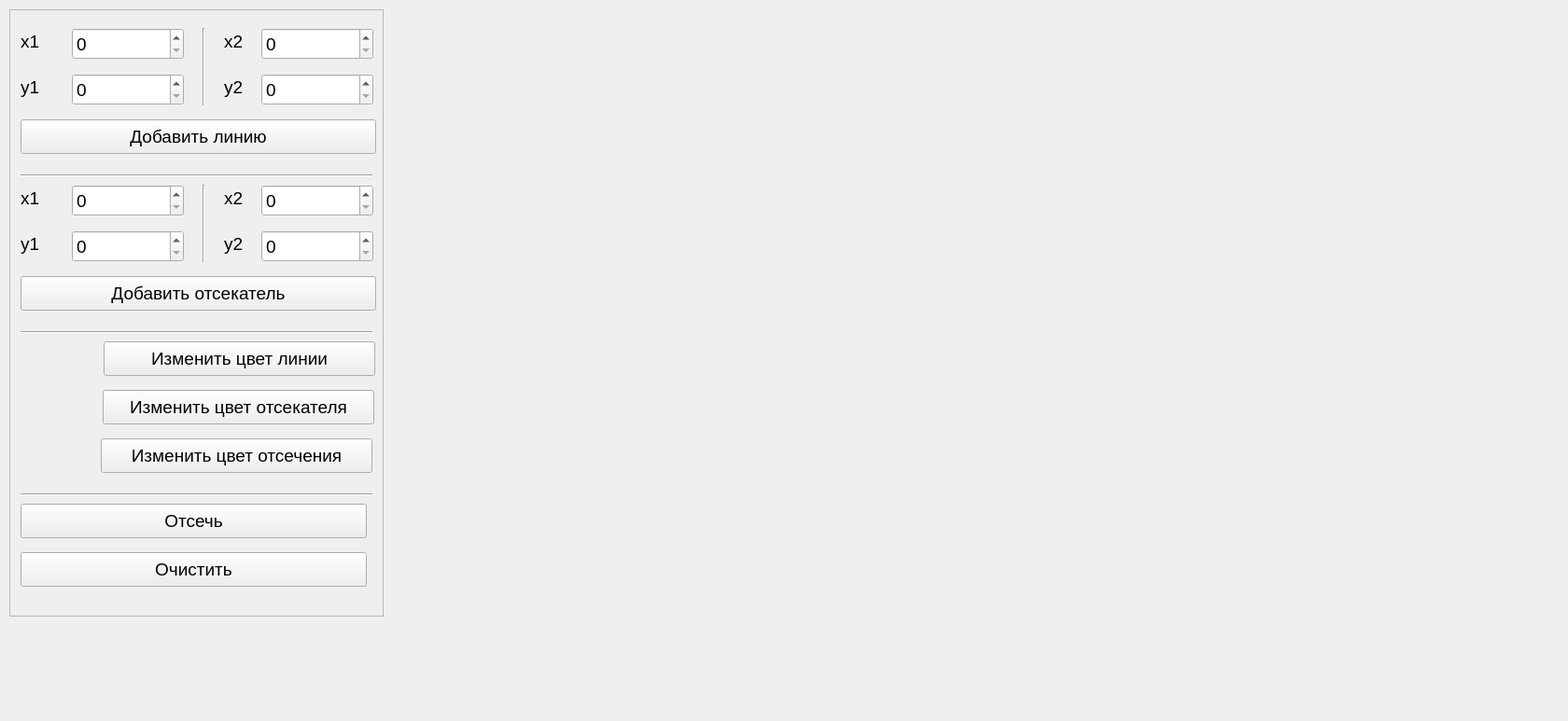
<?xml version="1.0" encoding="UTF-8"?>
<ui version="4.0">
 <class>MainWindow</class>
 <widget class="QMainWindow" name="MainWindow">
  <property name="geometry">
   <rect>
    <x>0</x>
    <y>0</y>
    <width>1680</width>
    <height>773</height>
   </rect>
  </property>
  <property name="font">
   <font>
    <pointsize>14</pointsize>
   </font>
  </property>
  <property name="windowTitle">
   <string>MainWindow</string>
  </property>
  <widget class="QWidget" name="centralWidget">
   <widget class="DrawLabel" name="drawLabel">
    <property name="geometry">
     <rect>
      <x>440</x>
      <y>20</y>
      <width>1201</width>
      <height>721</height>
     </rect>
    </property>
    <property name="minimumSize">
     <size>
      <width>0</width>
      <height>0</height>
     </size>
    </property>
    <property name="text">
     <string/>
    </property>
   </widget>
   <widget class="QFrame" name="frame">
    <property name="geometry">
     <rect>
      <x>10</x>
      <y>10</y>
      <width>401</width>
      <height>651</height>
     </rect>
    </property>
    <property name="frameShape">
     <enum>QFrame::StyledPanel</enum>
    </property>
    <widget class="QSpinBox" name="y1addLineSpinBox">
     <property name="geometry">
      <rect>
       <x>67</x>
       <y>69</y>
       <width>120</width>
       <height>34</height>
      </rect>
     </property>
     <property name="maximum">
      <number>720</number>
     </property>
    </widget>
    <widget class="Line" name="line_4">
     <property name="geometry">
      <rect>
       <x>12</x>
       <y>338</y>
       <width>377</width>
       <height>16</height>
      </rect>
     </property>
     <property name="orientation">
      <enum>Qt::Horizontal</enum>
     </property>
    </widget>
    <widget class="QLabel" name="y2addLineTextLabel">
     <property name="geometry">
      <rect>
       <x>230</x>
       <y>69</y>
       <width>24</width>
       <height>28</height>
      </rect>
     </property>
     <property name="text">
      <string>y2</string>
     </property>
    </widget>
    <widget class="QSpinBox" name="y2addLineSpinBox">
     <property name="geometry">
      <rect>
       <x>270</x>
       <y>69</y>
       <width>120</width>
       <height>34</height>
      </rect>
     </property>
     <property name="maximum">
      <number>720</number>
     </property>
    </widget>
    <widget class="QLabel" name="y1setClipperTextLabel">
     <property name="geometry">
      <rect>
       <x>12</x>
       <y>237</y>
       <width>24</width>
       <height>28</height>
      </rect>
     </property>
     <property name="text">
      <string>y1</string>
     </property>
    </widget>
    <widget class="QSpinBox" name="y1setClipperSpinBox">
     <property name="geometry">
      <rect>
       <x>67</x>
       <y>237</y>
       <width>120</width>
       <height>34</height>
      </rect>
     </property>
     <property name="maximum">
      <number>720</number>
     </property>
    </widget>
    <widget class="QLabel" name="x2setClipperTextLabel">
     <property name="geometry">
      <rect>
       <x>230</x>
       <y>188</y>
       <width>24</width>
       <height>28</height>
      </rect>
     </property>
     <property name="text">
      <string>x2</string>
     </property>
    </widget>
    <widget class="QSpinBox" name="x2setClipperSpinBox">
     <property name="geometry">
      <rect>
       <x>270</x>
       <y>188</y>
       <width>120</width>
       <height>34</height>
      </rect>
     </property>
     <property name="maximum">
      <number>1200</number>
     </property>
    </widget>
    <widget class="QLabel" name="y2setClipperTextLabel">
     <property name="geometry">
      <rect>
       <x>230</x>
       <y>237</y>
       <width>24</width>
       <height>28</height>
      </rect>
     </property>
     <property name="text">
      <string>y2</string>
     </property>
    </widget>
    <widget class="QSpinBox" name="y2setClipperSpinBox">
     <property name="geometry">
      <rect>
       <x>270</x>
       <y>237</y>
       <width>120</width>
       <height>34</height>
      </rect>
     </property>
     <property name="maximum">
      <number>720</number>
     </property>
    </widget>
    <widget class="QLabel" name="lineBaseColorLabel">
     <property name="geometry">
      <rect>
       <x>12</x>
       <y>356</y>
       <width>64</width>
       <height>28</height>
      </rect>
     </property>
     <property name="minimumSize">
      <size>
       <width>64</width>
       <height>0</height>
      </size>
     </property>
     <property name="text">
      <string/>
     </property>
    </widget>
    <widget class="QPushButton" name="setLineBaseColorPushButton">
     <property name="geometry">
      <rect>
       <x>101</x>
       <y>356</y>
       <width>291</width>
       <height>37</height>
      </rect>
     </property>
     <property name="text">
      <string>Изменить цвет линии</string>
     </property>
    </widget>
    <widget class="QLabel" name="clipperColorLabel">
     <property name="geometry">
      <rect>
       <x>12</x>
       <y>408</y>
       <width>64</width>
       <height>28</height>
      </rect>
     </property>
     <property name="minimumSize">
      <size>
       <width>64</width>
       <height>0</height>
      </size>
     </property>
     <property name="frameShape">
      <enum>QFrame::NoFrame</enum>
     </property>
     <property name="text">
      <string/>
     </property>
    </widget>
    <widget class="QPushButton" name="setClipperColorPushButton">
     <property name="geometry">
      <rect>
       <x>100</x>
       <y>408</y>
       <width>291</width>
       <height>37</height>
      </rect>
     </property>
     <property name="text">
      <string>Изменить цвет отсекателя</string>
     </property>
    </widget>
    <widget class="QLabel" name="clippedLineColorLabel">
     <property name="geometry">
      <rect>
       <x>12</x>
       <y>460</y>
       <width>64</width>
       <height>28</height>
      </rect>
     </property>
     <property name="minimumSize">
      <size>
       <width>64</width>
       <height>0</height>
      </size>
     </property>
     <property name="text">
      <string/>
     </property>
    </widget>
    <widget class="QPushButton" name="setClippedLineColorPushButton">
     <property name="geometry">
      <rect>
       <x>98</x>
       <y>460</y>
       <width>291</width>
       <height>37</height>
      </rect>
     </property>
     <property name="minimumSize">
      <size>
       <width>190</width>
       <height>0</height>
      </size>
     </property>
     <property name="text">
      <string>Изменить цвет отсечения</string>
     </property>
    </widget>
    <widget class="QSpinBox" name="x1setClipperSpinBox">
     <property name="geometry">
      <rect>
       <x>67</x>
       <y>188</y>
       <width>120</width>
       <height>34</height>
      </rect>
     </property>
     <property name="maximum">
      <number>1200</number>
     </property>
    </widget>
    <widget class="Line" name="line">
     <property name="geometry">
      <rect>
       <x>200</x>
       <y>20</y>
       <width>16</width>
       <height>83</height>
      </rect>
     </property>
     <property name="orientation">
      <enum>Qt::Vertical</enum>
     </property>
    </widget>
    <widget class="QPushButton" name="setClipperPushButton">
     <property name="geometry">
      <rect>
       <x>12</x>
       <y>286</y>
       <width>381</width>
       <height>37</height>
      </rect>
     </property>
     <property name="text">
      <string>Добавить отсекатель</string>
     </property>
    </widget>
    <widget class="QPushButton" name="clipPushButton">
     <property name="geometry">
      <rect>
       <x>12</x>
       <y>530</y>
       <width>371</width>
       <height>37</height>
      </rect>
     </property>
     <property name="text">
      <string>Отсечь</string>
     </property>
    </widget>
    <widget class="QPushButton" name="addLinePushButton">
     <property name="geometry">
      <rect>
       <x>12</x>
       <y>118</y>
       <width>381</width>
       <height>37</height>
      </rect>
     </property>
     <property name="text">
      <string>Добавить линию</string>
     </property>
    </widget>
    <widget class="QLabel" name="y1addLineTextLabel">
     <property name="geometry">
      <rect>
       <x>12</x>
       <y>69</y>
       <width>24</width>
       <height>28</height>
      </rect>
     </property>
     <property name="text">
      <string>y1</string>
     </property>
    </widget>
    <widget class="QSpinBox" name="x1addLineSpinBox">
     <property name="geometry">
      <rect>
       <x>67</x>
       <y>20</y>
       <width>120</width>
       <height>34</height>
      </rect>
     </property>
     <property name="maximum">
      <number>1200</number>
     </property>
    </widget>
    <widget class="QPushButton" name="clearPushButton">
     <property name="geometry">
      <rect>
       <x>12</x>
       <y>582</y>
       <width>371</width>
       <height>37</height>
      </rect>
     </property>
     <property name="text">
      <string>Очистить</string>
     </property>
    </widget>
    <widget class="QLabel" name="x2addLineTextLabel">
     <property name="geometry">
      <rect>
       <x>230</x>
       <y>20</y>
       <width>24</width>
       <height>28</height>
      </rect>
     </property>
     <property name="text">
      <string>x2</string>
     </property>
    </widget>
    <widget class="QSpinBox" name="x2addLineSpinBox">
     <property name="geometry">
      <rect>
       <x>270</x>
       <y>20</y>
       <width>120</width>
       <height>34</height>
      </rect>
     </property>
     <property name="maximum">
      <number>1200</number>
     </property>
    </widget>
    <widget class="QLabel" name="x1setClipperTextLabel">
     <property name="geometry">
      <rect>
       <x>12</x>
       <y>188</y>
       <width>24</width>
       <height>28</height>
      </rect>
     </property>
     <property name="text">
      <string>x1</string>
     </property>
    </widget>
    <widget class="QLabel" name="x1addLineTextLabel">
     <property name="geometry">
      <rect>
       <x>12</x>
       <y>20</y>
       <width>24</width>
       <height>28</height>
      </rect>
     </property>
     <property name="text">
      <string>x1</string>
     </property>
    </widget>
    <widget class="Line" name="line_2">
     <property name="geometry">
      <rect>
       <x>200</x>
       <y>188</y>
       <width>16</width>
       <height>83</height>
      </rect>
     </property>
     <property name="orientation">
      <enum>Qt::Vertical</enum>
     </property>
    </widget>
    <widget class="Line" name="line_3">
     <property name="geometry">
      <rect>
       <x>12</x>
       <y>170</y>
       <width>377</width>
       <height>16</height>
      </rect>
     </property>
     <property name="orientation">
      <enum>Qt::Horizontal</enum>
     </property>
    </widget>
    <widget class="Line" name="line_5">
     <property name="geometry">
      <rect>
       <x>12</x>
       <y>512</y>
       <width>377</width>
       <height>16</height>
      </rect>
     </property>
     <property name="orientation">
      <enum>Qt::Horizontal</enum>
     </property>
    </widget>
   </widget>
  </widget>
 </widget>
 <layoutdefault spacing="6" margin="11"/>
 <customwidgets>
  <customwidget>
   <class>DrawLabel</class>
   <extends>QLabel</extends>
   <header>drawlabel.h</header>
  </customwidget>
 </customwidgets>
 <resources/>
 <connections/>
</ui>
